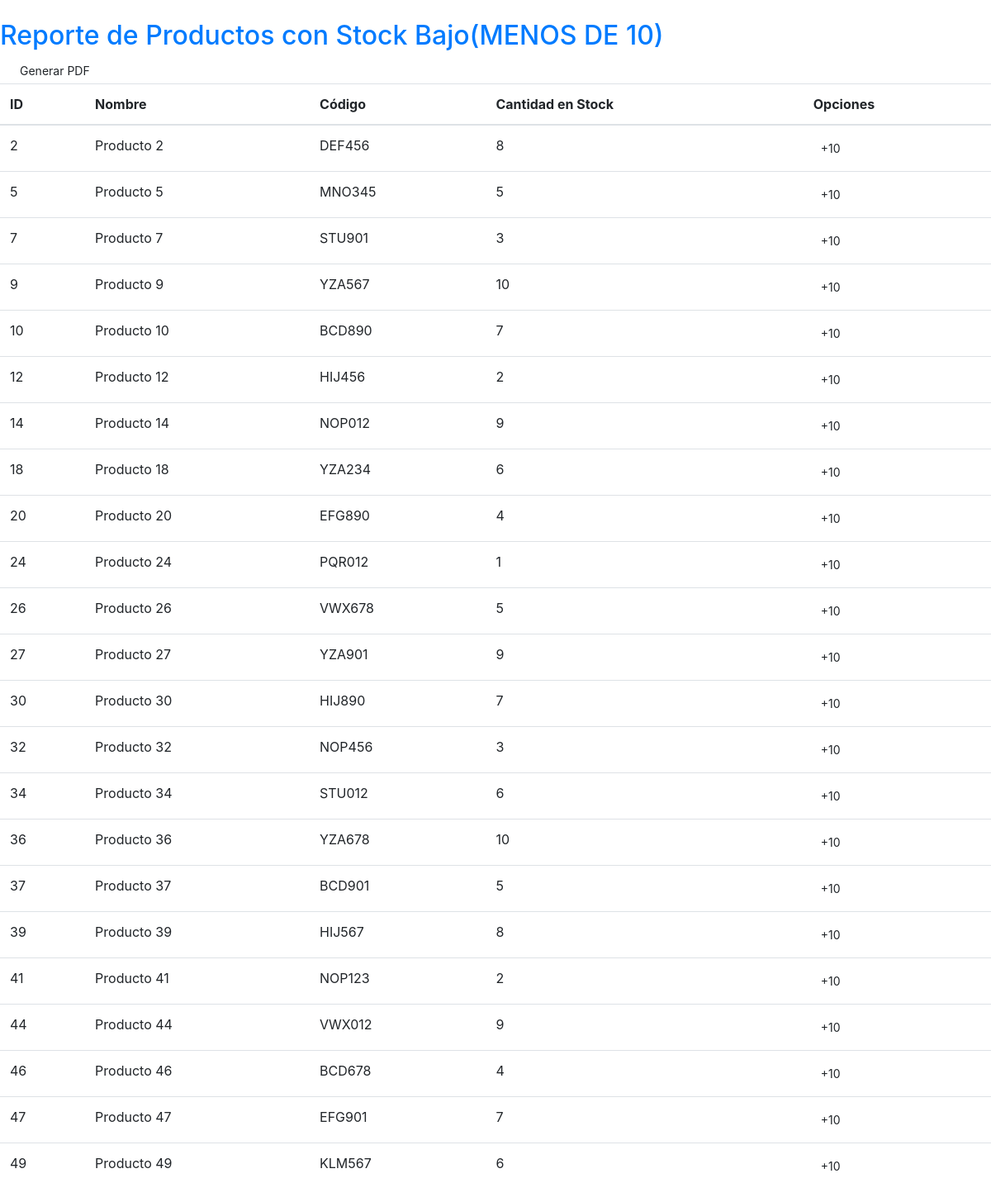
Page /vistas/reportes.php on the committed database.
### tables this page shows
CREATE TABLE productos
(
    id             INT AUTO_INCREMENT PRIMARY KEY,
    nombre         VARCHAR(255)   NOT NULL,
    codigo         VARCHAR(10)    NOT NULL,
    descripcion    TEXT           NOT NULL,
    precio         DECIMAL(10, 2) NOT NULL,
    cantidad_stock INT            NOT NULL,
    id_ubicacion   INT
);

### controllers/reportes_controller.php (called while the page is built, shortened)
<?php
include '../database/conexion.php';
class reportes_controller
{
    public function obtenerProductosBajoStock()
    {
        global $conexion;
        $query = "SELECT id, nombre, codigo, cantidad_stock FROM productos WHERE cantidad_stock <= 10";
        $result = $conexion->query($query);
        if ($result->num_rows > 0) {
            $productos = array();
            while ($fila = $result->fetch_assoc()) {
                $productos[] = $fila;
            }
            return $productos;
        } else {
            return array();
        }
    }
}
?>

### vistas/reportes.php (the view, shortened to what this page needs)
<!DOCTYPE html>
<html lang="en">
<head>
    <link rel="stylesheet" href="https://cdn.jsdelivr.net/npm/bootstrap@4.6.2/dist/css/bootstrap.min.css"
>
</head>
<body>
<a
<div class="container mt-5">
    <h2>Reporte de Productos con Stock Bajo(MENOS DE 10)</h2>
    <a href='../controllers/reportes_controller.php?action=generarReporteBajoStock' class='btn btn-sm'>Generar PDF</a>
    <table class="table">
        <thead>
        <tr>
            <th>ID</th>
            <th>Nombre</th>
            <th>Código</th>
            <th>Cantidad en Stock</th>
            <th>Opciones</th>
        </tr>
        </thead>
        <tbody>
        <?php
        include '../controllers/reportes_controller.php';
        $reportesController = new reportes_controller();
        $productos = $reportesController->obtenerProductosBajoStock();
        foreach ($productos as $producto) {
            echo "<tr>
                            <td>{$producto['id']}</td>
                            <td>{$producto['nombre']}</td>
                            <td>{$producto['codigo']}</td>
                            <td>{$producto['cantidad_stock']}</td>
                            <td>
                                <a href='../controllers/reportes_controller.php?action=generarReporteBajoStock' class='btn btn-sm'>+10</a>
                            </td>
                          </tr>";
        }
        ?>
        </tbody>
    </table>
</body>
</html>

### rows in the picture
productos: id "2", nombre "Producto 2", codigo "DEF456", cantidad_stock "8"
productos: id "5", nombre "Producto 5", codigo "MNO345", cantidad_stock "5"
productos: id "7", nombre "Producto 7", codigo "STU901", cantidad_stock "3"
productos: id "9", nombre "Producto 9", codigo "YZA567", cantidad_stock "10"
productos: id "10", nombre "Producto 10", codigo "BCD890", cantidad_stock "7"
productos: id "12", nombre "Producto 12", codigo "HIJ456", cantidad_stock "2"
productos: id "14", nombre "Producto 14", codigo "NOP012", cantidad_stock "9"
productos: id "18", nombre "Producto 18", codigo "YZA234", cantidad_stock "6"
productos: id "20", nombre "Producto 20", codigo "EFG890", cantidad_stock "4"
productos: id "24", nombre "Producto 24", codigo "PQR012", cantidad_stock "1"
productos: id "26", nombre "Producto 26", codigo "VWX678", cantidad_stock "5"
productos: id "27", nombre "Producto 27", codigo "YZA901", cantidad_stock "9"
productos: id "30", nombre "Producto 30", codigo "HIJ890", cantidad_stock "7"
productos: id "32", nombre "Producto 32", codigo "NOP456", cantidad_stock "3"
productos: id "34", nombre "Producto 34", codigo "STU012", cantidad_stock "6"
productos: id "36", nombre "Producto 36", codigo "YZA678", cantidad_stock "10"
productos: id "37", nombre "Producto 37", codigo "BCD901", cantidad_stock "5"
productos: id "39", nombre "Producto 39", codigo "HIJ567", cantidad_stock "8"
productos: id "41", nombre "Producto 41", codigo "NOP123", cantidad_stock "2"
productos: id "44", nombre "Producto 44", codigo "VWX012", cantidad_stock "9"
productos: id "46", nombre "Producto 46", codigo "BCD678", cantidad_stock "4"
productos: id "47", nombre "Producto 47", codigo "EFG901", cantidad_stock "7"
productos: id "49", nombre "Producto 49", codigo "KLM567", cantidad_stock "6"
